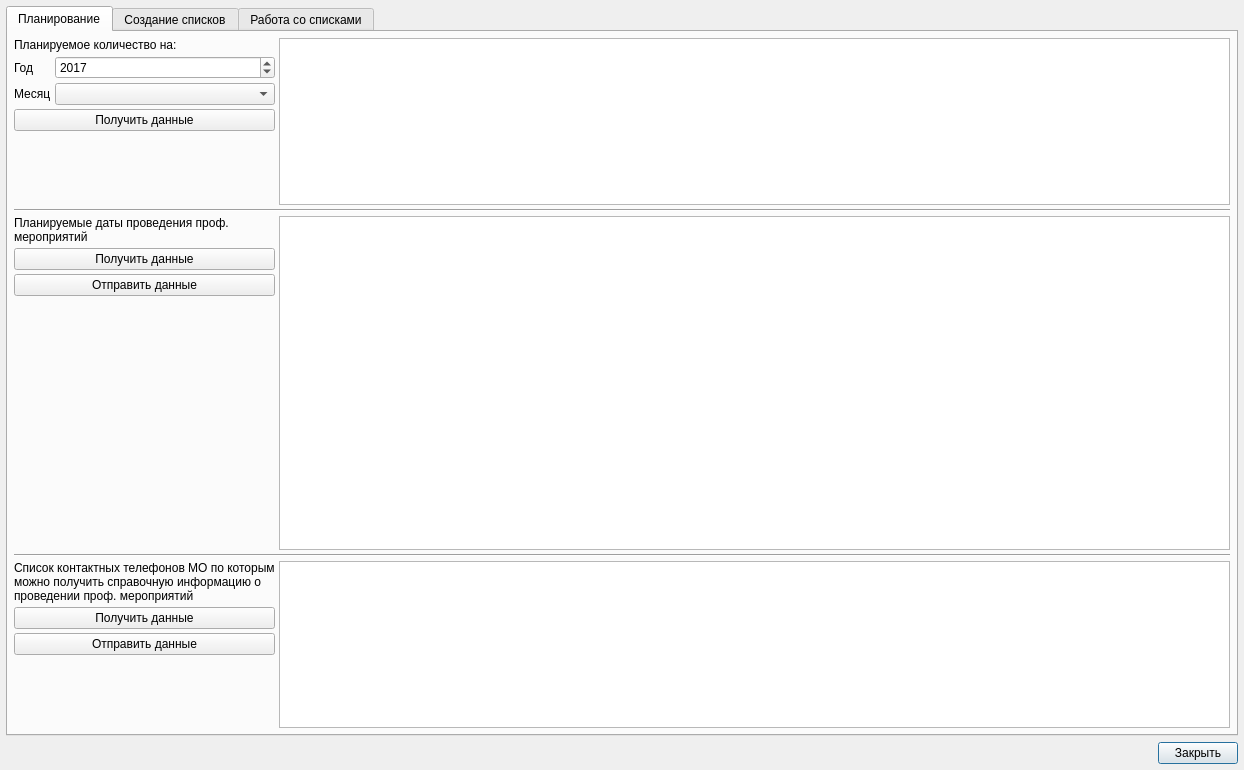
<?xml version="1.0" encoding="UTF-8"?>
<ui version="4.0">
 <class>ExchangeDialog</class>
 <widget class="QDialog" name="ExchangeDialog">
  <property name="geometry">
   <rect>
    <x>0</x>
    <y>0</y>
    <width>1244</width>
    <height>770</height>
   </rect>
  </property>
  <property name="windowTitle">
   <string>Диспансеризация и профилактические осмотры</string>
  </property>
  <layout class="QGridLayout" name="gridLayout">
   <property name="margin">
    <number>6</number>
   </property>
   <property name="spacing">
    <number>6</number>
   </property>
   <item row="1" column="0">
    <layout class="QHBoxLayout" name="horizontalLayout">
     <property name="spacing">
      <number>8</number>
     </property>
     <item>
      <spacer name="horizontalSpacer">
       <property name="orientation">
        <enum>Qt::Horizontal</enum>
       </property>
       <property name="sizeHint" stdset="0">
        <size>
         <width>40</width>
         <height>20</height>
        </size>
       </property>
      </spacer>
     </item>
     <item>
      <widget class="QPushButton" name="btnClose">
       <property name="text">
        <string>Закрыть</string>
       </property>
      </widget>
     </item>
    </layout>
   </item>
   <item row="0" column="0">
    <widget class="QTabWidget" name="tabWidget">
     <property name="currentIndex">
      <number>0</number>
     </property>
     <widget class="QWidget" name="tabPlanning">
      <attribute name="title">
       <string>Планирование</string>
      </attribute>
      <layout class="QGridLayout" name="gridLayout_8">
       <property name="margin">
        <number>6</number>
       </property>
       <property name="spacing">
        <number>6</number>
       </property>
       <item row="0" column="0">
        <layout class="QGridLayout" name="gridLayout_7">
         <property name="spacing">
          <number>4</number>
         </property>
         <item row="2" column="0" colspan="2">
          <widget class="Line" name="line">
           <property name="orientation">
            <enum>Qt::Horizontal</enum>
           </property>
          </widget>
         </item>
         <item row="1" column="1">
          <widget class="CItemListView" name="tblPlanQuantities">
           <property name="sizePolicy">
            <sizepolicy hsizetype="Expanding" vsizetype="Expanding">
             <horstretch>0</horstretch>
             <verstretch>40</verstretch>
            </sizepolicy>
           </property>
          </widget>
         </item>
         <item row="1" column="0">
          <layout class="QVBoxLayout" name="verticalLayout">
           <property name="spacing">
            <number>4</number>
           </property>
           <item>
            <widget class="QLabel" name="lblPLanQuantities">
             <property name="text">
              <string>Планируемое количество на:</string>
             </property>
             <property name="wordWrap">
              <bool>true</bool>
             </property>
            </widget>
           </item>
           <item>
            <layout class="QGridLayout" name="gridLayout_10">
             <item row="0" column="1">
              <widget class="QSpinBox" name="edtPlanningYear">
               <property name="minimum">
                <number>2016</number>
               </property>
               <property name="maximum">
                <number>2018</number>
               </property>
               <property name="value">
                <number>2017</number>
               </property>
              </widget>
             </item>
             <item row="0" column="0">
              <widget class="QLabel" name="lblPlanningYear">
               <property name="text">
                <string>Год</string>
               </property>
              </widget>
             </item>
             <item row="1" column="0">
              <widget class="QLabel" name="lblPlanningMonth">
               <property name="sizePolicy">
                <sizepolicy hsizetype="Fixed" vsizetype="Preferred">
                 <horstretch>0</horstretch>
                 <verstretch>0</verstretch>
                </sizepolicy>
               </property>
               <property name="text">
                <string>Месяц</string>
               </property>
              </widget>
             </item>
             <item row="1" column="1">
              <widget class="CEnumComboBox" name="cmbPlanningMonth"/>
             </item>
            </layout>
           </item>
           <item>
            <widget class="QPushButton" name="btnGetPlanQuantities">
             <property name="text">
              <string>Получить данные</string>
             </property>
            </widget>
           </item>
           <item>
            <spacer name="verticalSpacer_2">
             <property name="orientation">
              <enum>Qt::Vertical</enum>
             </property>
             <property name="sizeHint" stdset="0">
              <size>
               <width>20</width>
               <height>40</height>
              </size>
             </property>
            </spacer>
           </item>
          </layout>
         </item>
         <item row="3" column="0">
          <layout class="QVBoxLayout" name="verticalLayout_2">
           <property name="spacing">
            <number>4</number>
           </property>
           <item>
            <widget class="QLabel" name="lblPlanDates">
             <property name="text">
              <string>Планируемые даты проведения проф. мероприятий</string>
             </property>
             <property name="alignment">
              <set>Qt::AlignLeading|Qt::AlignLeft|Qt::AlignTop</set>
             </property>
             <property name="wordWrap">
              <bool>true</bool>
             </property>
            </widget>
           </item>
           <item>
            <widget class="QPushButton" name="btnGetPlanDates">
             <property name="text">
              <string>Получить данные</string>
             </property>
            </widget>
           </item>
           <item>
            <widget class="QPushButton" name="btnSendPlanDates">
             <property name="text">
              <string>Отправить данные</string>
             </property>
            </widget>
           </item>
           <item>
            <spacer name="verticalSpacer_3">
             <property name="orientation">
              <enum>Qt::Vertical</enum>
             </property>
             <property name="sizeHint" stdset="0">
              <size>
               <width>20</width>
               <height>80</height>
              </size>
             </property>
            </spacer>
           </item>
          </layout>
         </item>
         <item row="3" column="1">
          <widget class="CItemListView" name="tblPlanDates">
           <property name="sizePolicy">
            <sizepolicy hsizetype="Expanding" vsizetype="Expanding">
             <horstretch>0</horstretch>
             <verstretch>80</verstretch>
            </sizepolicy>
           </property>
          </widget>
         </item>
         <item row="5" column="1">
          <widget class="CItemListView" name="tblContacts">
           <property name="sizePolicy">
            <sizepolicy hsizetype="Expanding" vsizetype="Expanding">
             <horstretch>0</horstretch>
             <verstretch>40</verstretch>
            </sizepolicy>
           </property>
          </widget>
         </item>
         <item row="5" column="0">
          <layout class="QVBoxLayout" name="verticalLayout_3">
           <property name="spacing">
            <number>4</number>
           </property>
           <item>
            <widget class="QLabel" name="lblContacts">
             <property name="text">
              <string>Список контактных телефонов МО по которым можно получить справочную информацию о проведении проф. мероприятий</string>
             </property>
             <property name="wordWrap">
              <bool>true</bool>
             </property>
            </widget>
           </item>
           <item>
            <widget class="QPushButton" name="btnGetContacts">
             <property name="text">
              <string>Получить данные</string>
             </property>
            </widget>
           </item>
           <item>
            <widget class="QPushButton" name="btnSendContacts">
             <property name="text">
              <string>Отправить данные</string>
             </property>
            </widget>
           </item>
           <item>
            <spacer name="verticalSpacer_4">
             <property name="orientation">
              <enum>Qt::Vertical</enum>
             </property>
             <property name="sizeHint" stdset="0">
              <size>
               <width>20</width>
               <height>40</height>
              </size>
             </property>
            </spacer>
           </item>
          </layout>
         </item>
         <item row="4" column="0" colspan="2">
          <widget class="Line" name="line_2">
           <property name="orientation">
            <enum>Qt::Horizontal</enum>
           </property>
          </widget>
         </item>
        </layout>
       </item>
      </layout>
     </widget>
     <widget class="QWidget" name="tabCreate">
      <attribute name="title">
       <string>Создание списков</string>
      </attribute>
      <layout class="QGridLayout" name="gridLayout_4">
       <property name="margin">
        <number>6</number>
       </property>
       <property name="spacing">
        <number>6</number>
       </property>
       <item row="4" column="0">
        <layout class="QHBoxLayout" name="horizontalLayout_2">
         <item>
          <widget class="QPushButton" name="btnCreate">
           <property name="enabled">
            <bool>false</bool>
           </property>
           <property name="toolTip">
            <string>Добавить отобранных пациентов в списки на диспансеризацию</string>
           </property>
           <property name="text">
            <string>Сформировать списки</string>
           </property>
          </widget>
         </item>
         <item>
          <widget class="QPushButton" name="btnShow">
           <property name="text">
            <string>Просмотреть</string>
           </property>
          </widget>
         </item>
         <item>
          <spacer name="horizontalSpacer_3">
           <property name="orientation">
            <enum>Qt::Horizontal</enum>
           </property>
           <property name="sizeHint" stdset="0">
            <size>
             <width>40</width>
             <height>20</height>
            </size>
           </property>
          </spacer>
         </item>
        </layout>
       </item>
       <item row="5" column="0">
        <spacer name="verticalSpacer">
         <property name="orientation">
          <enum>Qt::Vertical</enum>
         </property>
         <property name="sizeHint" stdset="0">
          <size>
           <width>20</width>
           <height>40</height>
          </size>
         </property>
        </spacer>
       </item>
       <item row="3" column="0">
        <widget class="QGroupBox" name="grpPreventiveExam">
         <property name="enabled">
          <bool>true</bool>
         </property>
         <property name="sizePolicy">
          <sizepolicy hsizetype="Preferred" vsizetype="Minimum">
           <horstretch>0</horstretch>
           <verstretch>0</verstretch>
          </sizepolicy>
         </property>
         <property name="title">
          <string>Профилактические осмотры</string>
         </property>
         <property name="flat">
          <bool>true</bool>
         </property>
         <property name="checkable">
          <bool>true</bool>
         </property>
         <property name="checked">
          <bool>false</bool>
         </property>
         <layout class="QGridLayout" name="gridLayout_6">
          <item row="0" column="0">
           <widget class="QLabel" name="lblPreventiveExamBirthYear">
            <property name="sizePolicy">
             <sizepolicy hsizetype="Fixed" vsizetype="Preferred">
              <horstretch>0</horstretch>
              <verstretch>0</verstretch>
             </sizepolicy>
            </property>
            <property name="toolTip">
             <string>Исполняется в текущем году</string>
            </property>
            <property name="text">
             <string>Года рождения</string>
            </property>
            <property name="alignment">
             <set>Qt::AlignLeading|Qt::AlignLeft|Qt::AlignVCenter</set>
            </property>
           </widget>
          </item>
          <item row="0" column="1">
           <widget class="CMultiComboBox" name="cmbPreventiveExamBirthYear"/>
          </item>
         </layout>
        </widget>
       </item>
       <item row="2" column="0">
        <widget class="QGroupBox" name="grpExtExam">
         <property name="enabled">
          <bool>true</bool>
         </property>
         <property name="sizePolicy">
          <sizepolicy hsizetype="Expanding" vsizetype="Minimum">
           <horstretch>0</horstretch>
           <verstretch>0</verstretch>
          </sizepolicy>
         </property>
         <property name="title">
          <string>Диспансеризация взрослого населения</string>
         </property>
         <property name="flat">
          <bool>true</bool>
         </property>
         <property name="checkable">
          <bool>true</bool>
         </property>
         <property name="checked">
          <bool>false</bool>
         </property>
         <layout class="QGridLayout" name="gridLayout_3">
          <property name="sizeConstraint">
           <enum>QLayout::SetMaximumSize</enum>
          </property>
          <item row="0" column="0">
           <widget class="QLabel" name="lblExtExamBirthYear">
            <property name="sizePolicy">
             <sizepolicy hsizetype="Fixed" vsizetype="Preferred">
              <horstretch>0</horstretch>
              <verstretch>0</verstretch>
             </sizepolicy>
            </property>
            <property name="toolTip">
             <string>Исполняется в текущем году</string>
            </property>
            <property name="text">
             <string>Года рождения</string>
            </property>
            <property name="alignment">
             <set>Qt::AlignLeading|Qt::AlignLeft|Qt::AlignVCenter</set>
            </property>
           </widget>
          </item>
          <item row="0" column="1" colspan="2">
           <widget class="CMultiComboBox" name="cmbExtExamBirthYear"/>
          </item>
         </layout>
        </widget>
       </item>
       <item row="0" column="0">
        <layout class="QHBoxLayout" name="horizontalLayout_3">
         <item>
          <widget class="QLabel" name="lblYear">
           <property name="text">
            <string>Год прохождения диспансеризации</string>
           </property>
          </widget>
         </item>
         <item>
          <widget class="CListComboBox" name="cmbYear"/>
         </item>
         <item>
          <widget class="QRadioButton" name="rbtnQuarter">
           <property name="sizePolicy">
            <sizepolicy hsizetype="Fixed" vsizetype="Fixed">
             <horstretch>0</horstretch>
             <verstretch>0</verstretch>
            </sizepolicy>
           </property>
           <property name="text">
            <string>Квартал</string>
           </property>
           <property name="checked">
            <bool>true</bool>
           </property>
           <attribute name="buttonGroup">
            <string notr="true">buttonGroup_2</string>
           </attribute>
          </widget>
         </item>
         <item>
          <widget class="CEnumComboBox" name="cmbQuarter"/>
         </item>
         <item>
          <widget class="QLabel" name="lblQuarter_2">
           <property name="text">
            <string/>
           </property>
          </widget>
         </item>
         <item>
          <widget class="QRadioButton" name="rbtnMonth">
           <property name="sizePolicy">
            <sizepolicy hsizetype="Fixed" vsizetype="Fixed">
             <horstretch>0</horstretch>
             <verstretch>0</verstretch>
            </sizepolicy>
           </property>
           <property name="text">
            <string>Месяц</string>
           </property>
           <attribute name="buttonGroup">
            <string notr="true">buttonGroup_2</string>
           </attribute>
          </widget>
         </item>
         <item>
          <widget class="CEnumComboBox" name="cmbMonth">
           <property name="enabled">
            <bool>false</bool>
           </property>
          </widget>
         </item>
         <item>
          <widget class="QCheckBox" name="chkClientAttachSynced">
           <property name="text">
            <string>Прикрепление синхронизировано с ТФОМС</string>
           </property>
           <property name="checked">
            <bool>true</bool>
           </property>
          </widget>
         </item>
         <item>
          <spacer name="horizontalSpacer_2">
           <property name="orientation">
            <enum>Qt::Horizontal</enum>
           </property>
           <property name="sizeHint" stdset="0">
            <size>
             <width>40</width>
             <height>20</height>
            </size>
           </property>
          </spacer>
         </item>
        </layout>
       </item>
       <item row="1" column="0">
        <widget class="QGroupBox" name="grpExtExamDisabled">
         <property name="enabled">
          <bool>true</bool>
         </property>
         <property name="sizePolicy">
          <sizepolicy hsizetype="Preferred" vsizetype="Minimum">
           <horstretch>0</horstretch>
           <verstretch>0</verstretch>
          </sizepolicy>
         </property>
         <property name="title">
          <string>Диспансеризация инвалидов</string>
         </property>
         <property name="flat">
          <bool>true</bool>
         </property>
         <property name="checkable">
          <bool>true</bool>
         </property>
         <property name="checked">
          <bool>false</bool>
         </property>
         <layout class="QGridLayout" name="gridLayout_2">
          <item row="0" column="0">
           <widget class="QLabel" name="lblSocStatusClass">
            <property name="sizePolicy">
             <sizepolicy hsizetype="Fixed" vsizetype="Preferred">
              <horstretch>0</horstretch>
              <verstretch>0</verstretch>
             </sizepolicy>
            </property>
            <property name="text">
             <string>Класс соц. статуса</string>
            </property>
           </widget>
          </item>
          <item row="0" column="1">
           <widget class="CRBMultiComboBox" name="cmbSocStatusClass"/>
          </item>
          <item row="1" column="0">
           <widget class="QLabel" name="lblSocStatusType">
            <property name="text">
             <string>Тип соц. статуса</string>
            </property>
           </widget>
          </item>
          <item row="1" column="1">
           <widget class="CRBMultiComboBox" name="cmbSocStatusType"/>
          </item>
          <item row="2" column="0">
           <widget class="QLabel" name="lblBenefitType">
            <property name="text">
             <string>Тип льготы</string>
            </property>
           </widget>
          </item>
          <item row="2" column="1">
           <widget class="CRBMultiComboBox" name="cmbBenefitType"/>
          </item>
         </layout>
        </widget>
       </item>
      </layout>
      <zorder>grpExtExamDisabled</zorder>
      <zorder>grpExtExam</zorder>
      <zorder>grpPreventiveExam</zorder>
      <zorder>verticalSpacer</zorder>
     </widget>
     <widget class="QWidget" name="tabShow">
      <attribute name="title">
       <string>Работа со списками</string>
      </attribute>
      <layout class="QGridLayout" name="gridLayout_5">
       <property name="margin">
        <number>6</number>
       </property>
       <property name="spacing">
        <number>6</number>
       </property>
       <item row="0" column="0">
        <widget class="CTableView" name="tblClientExaminationPlan"/>
       </item>
       <item row="7" column="0">
        <layout class="QHBoxLayout" name="gridTools">
         <item>
          <widget class="QPushButton" name="btnReload">
           <property name="sizePolicy">
            <sizepolicy hsizetype="Minimum" vsizetype="Preferred">
             <horstretch>0</horstretch>
             <verstretch>0</verstretch>
            </sizepolicy>
           </property>
           <property name="text">
            <string>Применить</string>
           </property>
          </widget>
         </item>
         <item>
          <spacer name="horizontalSpacer_7">
           <property name="orientation">
            <enum>Qt::Horizontal</enum>
           </property>
           <property name="sizeHint" stdset="0">
            <size>
             <width>40</width>
             <height>20</height>
            </size>
           </property>
          </spacer>
         </item>
         <item>
          <widget class="QPushButton" name="btnUpdateLists">
           <property name="sizePolicy">
            <sizepolicy hsizetype="Minimum" vsizetype="Preferred">
             <horstretch>0</horstretch>
             <verstretch>0</verstretch>
            </sizepolicy>
           </property>
           <property name="text">
            <string>Обновить списки</string>
           </property>
          </widget>
         </item>
         <item>
          <widget class="QPushButton" name="btnGetFactInvoices">
           <property name="sizePolicy">
            <sizepolicy hsizetype="Minimum" vsizetype="Preferred">
             <horstretch>0</horstretch>
             <verstretch>0</verstretch>
            </sizepolicy>
           </property>
           <property name="text">
            <string>Получить данные
о фактически принятых к оплате счетах</string>
           </property>
          </widget>
         </item>
         <item>
          <widget class="Line" name="line_3">
           <property name="orientation">
            <enum>Qt::Vertical</enum>
           </property>
          </widget>
         </item>
         <item>
          <widget class="QPushButton" name="btnSendPlanList">
           <property name="sizePolicy">
            <sizepolicy hsizetype="Minimum" vsizetype="Preferred">
             <horstretch>0</horstretch>
             <verstretch>0</verstretch>
            </sizepolicy>
           </property>
           <property name="text">
            <string>Передать списки
в ТФОМС</string>
           </property>
          </widget>
         </item>
         <item>
          <widget class="QPushButton" name="btnSendPlanExecs">
           <property name="sizePolicy">
            <sizepolicy hsizetype="Minimum" vsizetype="Preferred">
             <horstretch>0</horstretch>
             <verstretch>0</verstretch>
            </sizepolicy>
           </property>
           <property name="text">
            <string>Передать в ТФОМС
информацию о выполнении проф. мероприятий</string>
           </property>
           <property name="flat">
            <bool>false</bool>
           </property>
          </widget>
         </item>
         <item>
          <widget class="QPushButton" name="btnGetFactInfos">
           <property name="sizePolicy">
            <sizepolicy hsizetype="Minimum" vsizetype="Preferred">
             <horstretch>0</horstretch>
             <verstretch>0</verstretch>
            </sizepolicy>
           </property>
           <property name="text">
            <string>Получить данные
об информировании граждан</string>
           </property>
          </widget>
         </item>
         <item>
          <widget class="Line" name="line_4">
           <property name="orientation">
            <enum>Qt::Vertical</enum>
           </property>
          </widget>
         </item>
         <item>
          <widget class="QPushButton" name="btnExportToFile">
           <property name="sizePolicy">
            <sizepolicy hsizetype="Minimum" vsizetype="Preferred">
             <horstretch>0</horstretch>
             <verstretch>0</verstretch>
            </sizepolicy>
           </property>
           <property name="text">
            <string>Экспорт в файл</string>
           </property>
          </widget>
         </item>
        </layout>
       </item>
       <item row="3" column="0">
        <layout class="QVBoxLayout" name="verticalLayout_4">
         <property name="spacing">
          <number>4</number>
         </property>
         <item>
          <layout class="QHBoxLayout" name="horizontalLayout_4">
           <item>
            <widget class="QLabel" name="lblCount">
             <property name="text">
              <string>Записей в таблице: 0</string>
             </property>
            </widget>
           </item>
           <item>
            <spacer name="horizontalSpacer_4">
             <property name="orientation">
              <enum>Qt::Horizontal</enum>
             </property>
             <property name="sizeHint" stdset="0">
              <size>
               <width>40</width>
               <height>20</height>
              </size>
             </property>
            </spacer>
           </item>
          </layout>
         </item>
         <item>
          <layout class="QGridLayout" name="gridLayout_9">
           <item row="0" column="7">
            <widget class="CEnumComboBox" name="cmbMonthFilter">
             <property name="enabled">
              <bool>false</bool>
             </property>
             <property name="sizePolicy">
              <sizepolicy hsizetype="Preferred" vsizetype="Fixed">
               <horstretch>0</horstretch>
               <verstretch>0</verstretch>
              </sizepolicy>
             </property>
            </widget>
           </item>
           <item row="0" column="1">
            <widget class="CEnumComboBox" name="cmbExamKind">
             <property name="sizePolicy">
              <sizepolicy hsizetype="Preferred" vsizetype="Fixed">
               <horstretch>0</horstretch>
               <verstretch>0</verstretch>
              </sizepolicy>
             </property>
            </widget>
           </item>
           <item row="0" column="0">
            <widget class="QLabel" name="lblExamKind">
             <property name="sizePolicy">
              <sizepolicy hsizetype="Fixed" vsizetype="Preferred">
               <horstretch>0</horstretch>
               <verstretch>0</verstretch>
              </sizepolicy>
             </property>
             <property name="text">
              <string>Тип</string>
             </property>
            </widget>
           </item>
           <item row="0" column="2">
            <widget class="QLabel" name="label">
             <property name="sizePolicy">
              <sizepolicy hsizetype="Maximum" vsizetype="Preferred">
               <horstretch>0</horstretch>
               <verstretch>0</verstretch>
              </sizepolicy>
             </property>
             <property name="text">
              <string>Год</string>
             </property>
            </widget>
           </item>
           <item row="0" column="6">
            <widget class="QRadioButton" name="radioButton_2">
             <property name="sizePolicy">
              <sizepolicy hsizetype="Maximum" vsizetype="Fixed">
               <horstretch>0</horstretch>
               <verstretch>0</verstretch>
              </sizepolicy>
             </property>
             <property name="text">
              <string>Месяц</string>
             </property>
             <attribute name="buttonGroup">
              <string notr="true">buttonGroup</string>
             </attribute>
            </widget>
           </item>
           <item row="0" column="4">
            <widget class="QRadioButton" name="radioButton">
             <property name="sizePolicy">
              <sizepolicy hsizetype="Maximum" vsizetype="Fixed">
               <horstretch>0</horstretch>
               <verstretch>0</verstretch>
              </sizepolicy>
             </property>
             <property name="text">
              <string>Квартал</string>
             </property>
             <property name="checked">
              <bool>true</bool>
             </property>
             <attribute name="buttonGroup">
              <string notr="true">buttonGroup</string>
             </attribute>
            </widget>
           </item>
           <item row="0" column="3">
            <widget class="CListComboBox" name="cmbYearFilter">
             <property name="sizePolicy">
              <sizepolicy hsizetype="Preferred" vsizetype="Fixed">
               <horstretch>0</horstretch>
               <verstretch>0</verstretch>
              </sizepolicy>
             </property>
            </widget>
           </item>
           <item row="0" column="5">
            <widget class="CEnumComboBox" name="cmbQuarterFilter">
             <property name="sizePolicy">
              <sizepolicy hsizetype="Preferred" vsizetype="Fixed">
               <horstretch>0</horstretch>
               <verstretch>0</verstretch>
              </sizepolicy>
             </property>
            </widget>
           </item>
           <item row="0" column="11">
            <spacer name="horizontalSpacer_5">
             <property name="orientation">
              <enum>Qt::Horizontal</enum>
             </property>
             <property name="sizeHint" stdset="0">
              <size>
               <width>40</width>
               <height>20</height>
              </size>
             </property>
            </spacer>
           </item>
           <item row="0" column="8">
            <widget class="QCheckBox" name="chkNotFinished">
             <property name="text">
              <string>Не прошедшие</string>
             </property>
            </widget>
           </item>
           <item row="0" column="9">
            <widget class="QCheckBox" name="chkHasErrors">
             <property name="text">
              <string>С ошибками</string>
             </property>
            </widget>
           </item>
           <item row="0" column="10">
            <widget class="QCheckBox" name="chkSendSelected">
             <property name="text">
              <string>Отправлять выбранные записи</string>
             </property>
            </widget>
           </item>
          </layout>
         </item>
         <item>
          <layout class="QHBoxLayout" name="horizontalLayout_5">
           <item>
            <widget class="QLabel" name="lblOrgStructureFilter">
             <property name="text">
              <string>Участок</string>
             </property>
            </widget>
           </item>
           <item>
            <widget class="COrgStructureComboBox" name="cmbOrgStructureFilter">
             <property name="sizePolicy">
              <sizepolicy hsizetype="MinimumExpanding" vsizetype="Fixed">
               <horstretch>0</horstretch>
               <verstretch>0</verstretch>
              </sizepolicy>
             </property>
            </widget>
           </item>
           <item>
            <spacer name="horizontalSpacer_6">
             <property name="orientation">
              <enum>Qt::Horizontal</enum>
             </property>
             <property name="sizeHint" stdset="0">
              <size>
               <width>40</width>
               <height>20</height>
              </size>
             </property>
            </spacer>
           </item>
          </layout>
         </item>
        </layout>
       </item>
      </layout>
     </widget>
    </widget>
   </item>
  </layout>
 </widget>
 <customwidgets>
  <customwidget>
   <class>CItemListView</class>
   <extends>QTableView</extends>
   <header>library/ItemListView.h</header>
  </customwidget>
  <customwidget>
   <class>CEnumComboBox</class>
   <extends>QComboBox</extends>
   <header>library/Enum.h</header>
  </customwidget>
  <customwidget>
   <class>COrgStructureComboBox</class>
   <extends>QComboBox</extends>
   <header>Orgs/OrgStructComboBoxes.h</header>
  </customwidget>
  <customwidget>
   <class>CTableView</class>
   <extends>QTableView</extends>
   <header>library/TableView.h</header>
  </customwidget>
  <customwidget>
   <class>CListComboBox</class>
   <extends>QComboBox</extends>
   <header>library/ListModel.h</header>
  </customwidget>
  <customwidget>
   <class>CMultiComboBox</class>
   <extends>QComboBox</extends>
   <header>library/ListModel.h</header>
  </customwidget>
  <customwidget>
   <class>CRBMultiComboBox</class>
   <extends>QComboBox</extends>
   <header>library/crbcombobox.h</header>
  </customwidget>
 </customwidgets>
 <tabstops>
  <tabstop>tabWidget</tabstop>
  <tabstop>edtPlanningYear</tabstop>
  <tabstop>cmbPlanningMonth</tabstop>
  <tabstop>btnGetPlanQuantities</tabstop>
  <tabstop>tblPlanQuantities</tabstop>
  <tabstop>btnGetPlanDates</tabstop>
  <tabstop>btnSendPlanDates</tabstop>
  <tabstop>tblPlanDates</tabstop>
  <tabstop>btnGetContacts</tabstop>
  <tabstop>btnSendContacts</tabstop>
  <tabstop>tblContacts</tabstop>
  <tabstop>btnClose</tabstop>
  <tabstop>cmbYear</tabstop>
  <tabstop>rbtnQuarter</tabstop>
  <tabstop>cmbQuarter</tabstop>
  <tabstop>rbtnMonth</tabstop>
  <tabstop>cmbMonth</tabstop>
  <tabstop>chkClientAttachSynced</tabstop>
  <tabstop>grpExtExamDisabled</tabstop>
  <tabstop>cmbSocStatusClass</tabstop>
  <tabstop>cmbSocStatusType</tabstop>
  <tabstop>cmbBenefitType</tabstop>
  <tabstop>grpExtExam</tabstop>
  <tabstop>cmbExtExamBirthYear</tabstop>
  <tabstop>grpPreventiveExam</tabstop>
  <tabstop>cmbPreventiveExamBirthYear</tabstop>
  <tabstop>btnCreate</tabstop>
  <tabstop>btnShow</tabstop>
  <tabstop>tblClientExaminationPlan</tabstop>
  <tabstop>cmbExamKind</tabstop>
  <tabstop>cmbYearFilter</tabstop>
  <tabstop>radioButton</tabstop>
  <tabstop>cmbQuarterFilter</tabstop>
  <tabstop>radioButton_2</tabstop>
  <tabstop>cmbMonthFilter</tabstop>
  <tabstop>chkNotFinished</tabstop>
  <tabstop>chkHasErrors</tabstop>
  <tabstop>cmbOrgStructureFilter</tabstop>
  <tabstop>btnReload</tabstop>
  <tabstop>btnUpdateLists</tabstop>
  <tabstop>btnGetFactInvoices</tabstop>
  <tabstop>btnSendPlanList</tabstop>
  <tabstop>btnSendPlanExecs</tabstop>
  <tabstop>btnGetFactInfos</tabstop>
  <tabstop>btnExportToFile</tabstop>
 </tabstops>
 <resources/>
 <connections>
  <connection>
   <sender>radioButton</sender>
   <signal>toggled(bool)</signal>
   <receiver>cmbQuarterFilter</receiver>
   <slot>setEnabled(bool)</slot>
   <hints>
    <hint type="sourcelabel">
     <x>299</x>
     <y>612</y>
    </hint>
    <hint type="destinationlabel">
     <x>376</x>
     <y>614</y>
    </hint>
   </hints>
  </connection>
  <connection>
   <sender>radioButton_2</sender>
   <signal>toggled(bool)</signal>
   <receiver>cmbMonthFilter</receiver>
   <slot>setEnabled(bool)</slot>
   <hints>
    <hint type="sourcelabel">
     <x>450</x>
     <y>612</y>
    </hint>
    <hint type="destinationlabel">
     <x>527</x>
     <y>614</y>
    </hint>
   </hints>
  </connection>
  <connection>
   <sender>rbtnQuarter</sender>
   <signal>toggled(bool)</signal>
   <receiver>cmbQuarter</receiver>
   <slot>setEnabled(bool)</slot>
   <hints>
    <hint type="sourcelabel">
     <x>345</x>
     <y>48</y>
    </hint>
    <hint type="destinationlabel">
     <x>399</x>
     <y>53</y>
    </hint>
   </hints>
  </connection>
  <connection>
   <sender>rbtnMonth</sender>
   <signal>toggled(bool)</signal>
   <receiver>cmbMonth</receiver>
   <slot>setEnabled(bool)</slot>
   <hints>
    <hint type="sourcelabel">
     <x>525</x>
     <y>53</y>
    </hint>
    <hint type="destinationlabel">
     <x>596</x>
     <y>52</y>
    </hint>
   </hints>
  </connection>
 </connections>
 <buttongroups>
  <buttongroup name="buttonGroup_2"/>
  <buttongroup name="buttonGroup"/>
 </buttongroups>
</ui>
